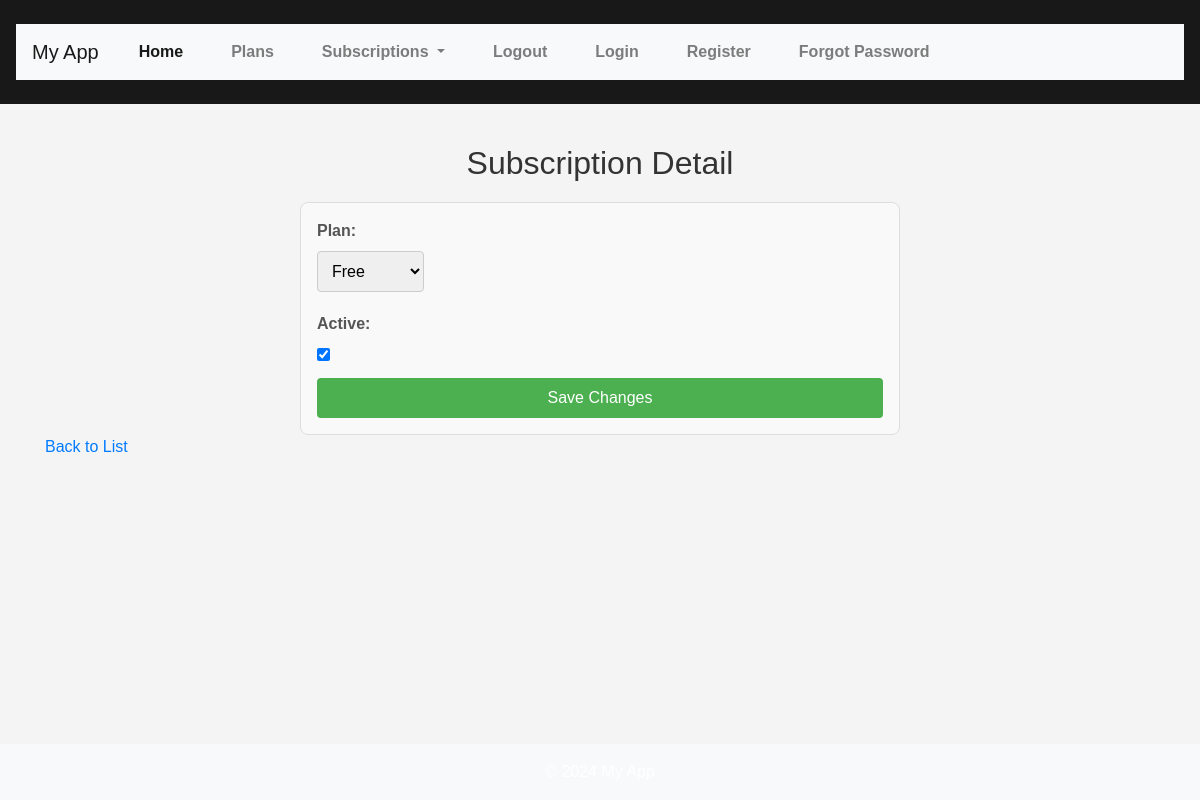
Before: /api/subscriptions/6/ (signed in) with the older database file.
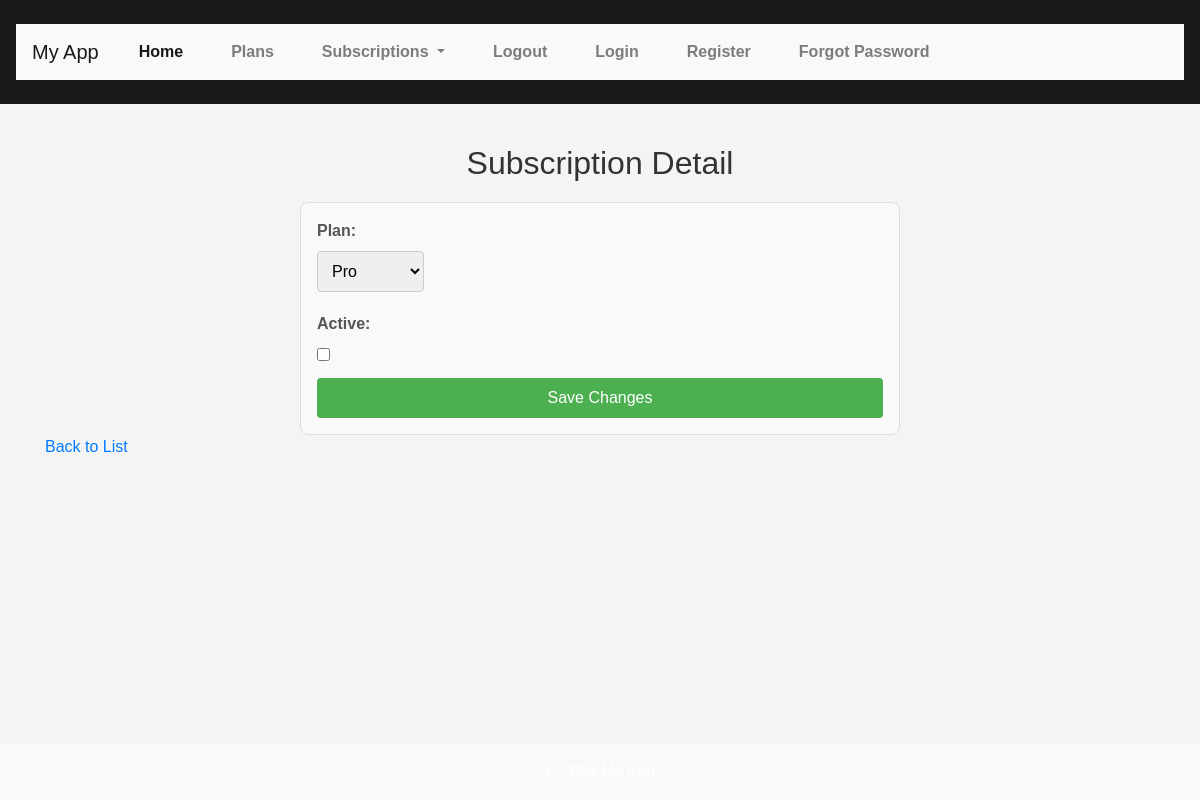
After: the same page with the newer database file.
### core/models.py (models this page shows, shortened)
class Subscriptions(models.Model):
    app = models.OneToOneField(App, on_delete=models.CASCADE, unique=True)
    plan = models.ForeignKey(Plan, on_delete=models.SET_NULL, null=True)
    active = models.BooleanField(default=True)

### core/views.py (the view, shortened to what this page needs)
# urls.py: path('subscriptions/<int:pk>/', views.SubscriptionDetailView.as_view(), name='subscription-detail-view'),
class SubscriptionDetailView(LoginRequiredMixin, View):
    def get(self, request, pk):
        subscription = get_object_or_404(Subscriptions, pk=pk)
        form = SubscriptionForm(instance=subscription)
        return render(request, 'subscriptions/subscription_detail.html', {
            'form': form,
            'subscription': subscription
        })

### core/forms.py
class SubscriptionForm(forms.ModelForm):
    class Meta:
        model = Subscriptions
        fields = ['plan', 'active']  # Include only editable fields

### core/models.py (called while the page is built)
    def __str__(self):
        return self.name

### core/templates/subscriptions/subscription_detail.html (shortened to what this page needs)
{% extends 'base.html' %}
{% block content %}
<h2>Subscription Detail</h2>
<form method="post">
    {{ form.as_p }}
    <button type="submit">Save Changes</button>
</form>
<p><a href="{% url 'subscription-list-view' %}">Back to List</a></p>
{% endblock %}

Changed rows visible on the page:
changed Subscriptions: plan "Free" → "Pro"; active "☑" → "☐"
